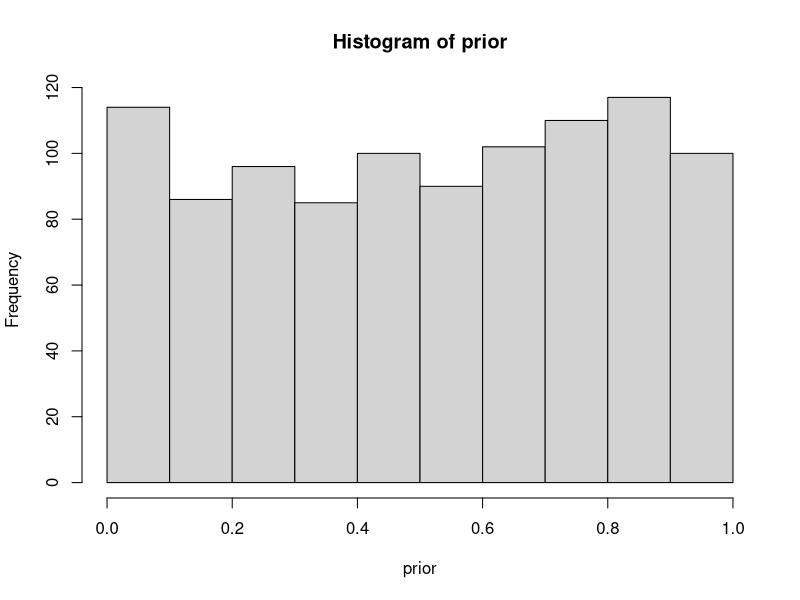
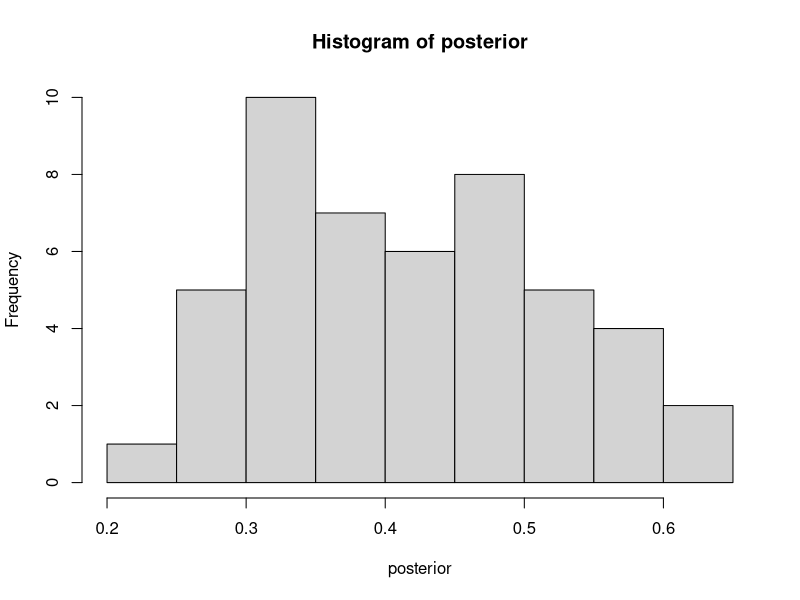
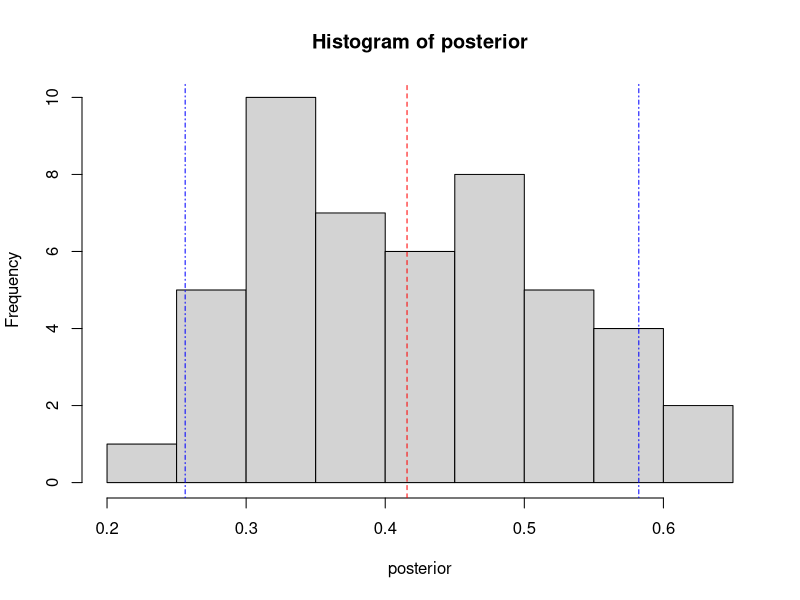
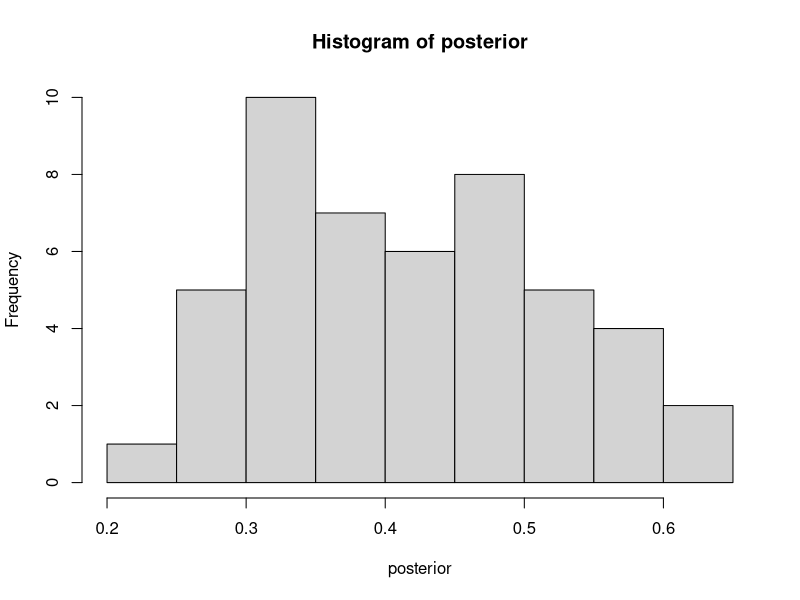

Reproduce these figures in R, in order.
## ---- chunk 1
knitr::opts_chunk$set(echo = TRUE)
## ---- chunk 2
n = 1000
prior = runif(n) # Here we sample n draws from the prior
par(mfrow=c(1,1))
hist(prior) # It’s always good to eyeball the prior to make sure it looks ok
## ---- chunk 3
generativemodel = function(theta) { 
  rbinom(1, 20, theta)
} 
## ---- chunk 4
simdata = rep(NA, n) 
for(i in 1:n) { 
  simdata[i] = generativemodel( prior[i] ) 
}
## ---- chunk 5
posterior = prior[simdata == 8]
hist(posterior)

# Are there enought draws left after the ﬁltering?
length(posterior)
## ---- chunk 6
hist(posterior)
abline(v = mean(posterior), col = "red", lty = 2)
abline(v = quantile(posterior,c(.05,.95)), col = 'blue', lty = 4)
## ---- chunk 7
hist(posterior)
length(posterior)
length(posterior[posterior > 0.2])

sum(posterior[posterior > 0.2]) / length(posterior)
